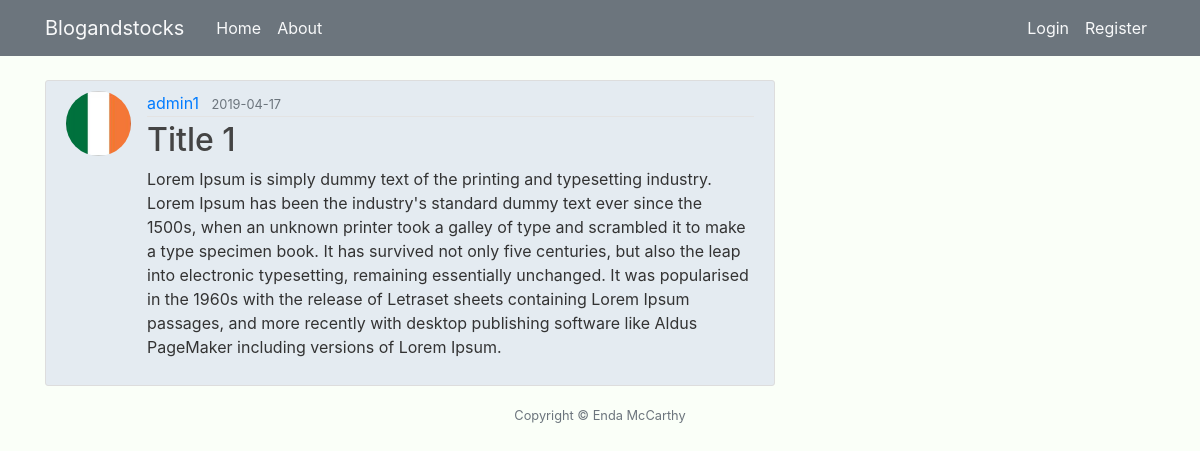
Screenshot of /post/2 with the database file from the repository.
### core/models.py (models this page shows, shortened)
class User(db.Model, UserMixin):
    id = db.Column(db.Integer, primary_key=True)
    role = db.Column(db.String(20), nullable=False, default='user')
    username = db.Column(db.String(20), unique=True, nullable=False)
    email = db.Column(db.String(120), unique=True, nullable=False)
    image_file = db.Column(db.String(20), nullable=False, default='default.jpg')
    password = db.Column(db.String(255))
    cash = db.Column(db.Numeric, nullable=False, default=10000.00)
    posts = db.relationship('Post', backref='author', lazy=True)

class Post(db.Model):
    __searchable__ = ['title', 'content']
    id = db.Column(db.Integer, primary_key=True)
    title = db.Column(db.String(100), nullable=False)
    date_posted = db.Column(db.DateTime, nullable=False, default=datetime.utcnow)
    content = db.Column(db.Text, nullable=False)
    user_id = db.Column(db.Integer, db.ForeignKey('user.id'), nullable=False)

### core/posts/routes.py (the view)
@posts.route("/post/<int:post_id>")
def post(post_id):
    post = Post.query.get_or_404(post_id)
    return render_template('post.html', title=post.title, post=post)

### core/templates/post.html (shortened to what this page needs)
{% extends "layout.html" %}
{% block content %}
    <article class="media content-section" style="background-color: #e4ebf1;">
        <img class="rounded-circle article-img" src="{{ url_for('static', filename='profile_pics/' + post.author.image_file) }}">
        <div class="media-body">
            <div class="article-metadata">
                <a class="mr-2" href="{{ url_for('users.user_posts', username=post.author.username) }}">{{ post.author.username }}</a>
                <small class="text-muted">{{ post.date_posted.strftime('%Y-%m-%d') }}</small>
            </div>
            <h2 class="article-title text-break">{{ post.title }}</h2>
            <p class="article-content text-break">{{ post.content }}</p>
        </div>
    </article>
{% endblock content %}

### core/static/main.css (style rules this page uses)
body { background: #ffffff; color: #333333; margin-top: 5rem; }
h1, h2, h3, h4, h5, h6 { color: #444444; }
.content-section { background: #ffffff; padding: 10px 20px; border: 1px solid #dddddd; border-radius: 3px; margin-bottom: 20px; }
.article-title { color: #444444; }
.article-content { white-space: pre-line; }
.article-img { height: 65px; width: 65px; margin-right: 16px; }
.article-metadata { padding-bottom: 1px; margin-bottom: 4px; border-bottom: 1px solid #e3e3e3 }

### rows the page displays
User: image_file (picture), author.username "admin1"
Post: date_posted "2019-04-17", title "Title 1", content "Lorem Ipsum is simply dummy text of the printing and typesetting industry. Lorem Ipsum has been the industry's standard dummy text ever since the 1500s, when an unknown printer took a galley of type and scrambled it to make a type specimen book. It has survived not only five centuries, but also the leap into electronic typesetting, remaining essentially unchanged. It was popularised in the 1960s with the release of Letraset sheets containing Lorem Ipsum passages, and more recently with desktop publishing software like Aldus PageMaker including versions of Lorem Ipsum."
